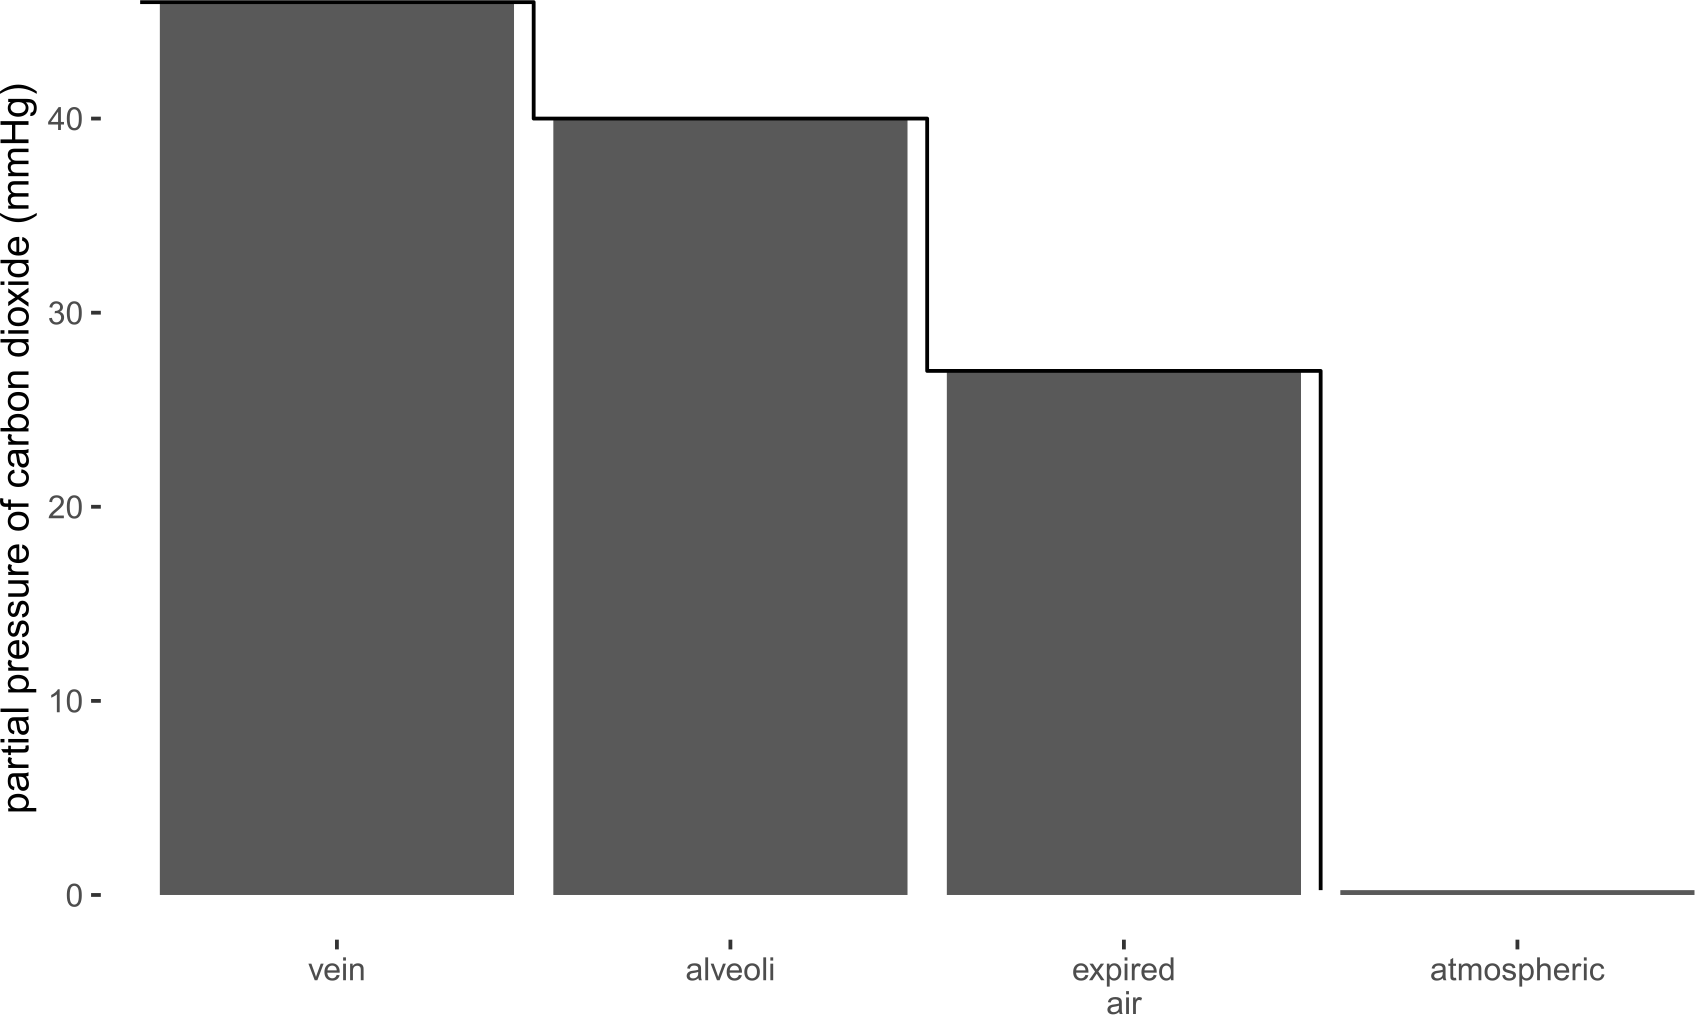

Generate this figure with R:
#' ---
#' title: 'title'
#' author: 'Mark Butlin'
#' ---

# Clear workspace
graphics.off() # Clear all graphics
# Load required libraries
library(readr)    # faster data frame reading format
library(tidyr)    # for data frame manipulation
library(stringr)
## Libraries for ggplot2 plotting
library(ggplot2)  # general plotting library
library(ggthemes) # contains ideal minimal theme (see below, tufte)
library(cowplot)  # better format plots for publications
library(ggsci)    # for colour pallettes, pal_jama particularly nice
library(plotly)   # interactive plots
theme_set(theme_tufte(base_family = "sans"))

setwd('C:/Users/MQ20073221/OneDrive - Macquarie University/learning and teaching/2019/MEDI211/Lectures/images')

# Load data
##p in mmHg
d <- data.frame(
  group = c('a', 'a', 'a','a'),
  location = c('vein', 'alveoli', 'expired\nair', 'atmospheric'),
  p = c(46, 40, 27, 0.25)
)
d$location <- ordered(d$location, levels = c('vein', 'alveoli', 'expired\nair', 'atmospheric'))

p <- ggplot(d, aes(x = location, y = p, group = group))
p <- p + geom_col()
p <- p + geom_step(position = position_nudge(x = -0.5))
p <- p + labs(x = "", y = "partial pressure of carbon dioxide (mmHg)")
ggsave(file = "co2_cascade.pdf", p, width = 7, height = 4.5)
